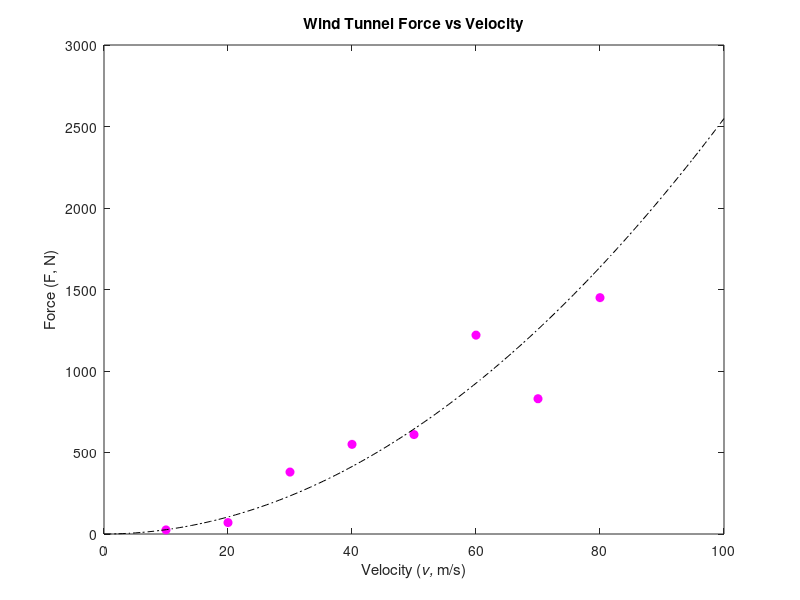

The MATLAB script that drew this image:
% Created by: Anthony H. Le
% Last updated: 01-21-2019

% CHE 581: Assignment 1
% Textbook (4th edition) Problems 2.1-2.7, 2.17, 2.18
% Due: 01-23-2019
%%
close all; % close all figures
clear; % clear workspace
clc; % clear command window

%% Problem 2.18
v = [10 20 30 40 50 60 70 80]; % m/s, provided in textbook
v2 = linspace(0, 100); % m/s, v = 0 to 100
F = [25 70 380 550 610 1220 830 1450]; % N, provided in textbook

F_v = 0.2741 * v2.^1.9842; % function F(v)

figure();
% plot data and fuction w/ plot function
plot(v, F, 'om', 'MarkerFaceColor', 'm'); % megenta-filled, circle markers
hold on;
plot(v2, F_v, '-.k'); % black, dash-dotted line
title('Wind Tunnel Force vs Velocity');
xlabel('Velocity (\it{v}, \rm{m/s})');
ylabel('Force (F, N)');
hold off;
